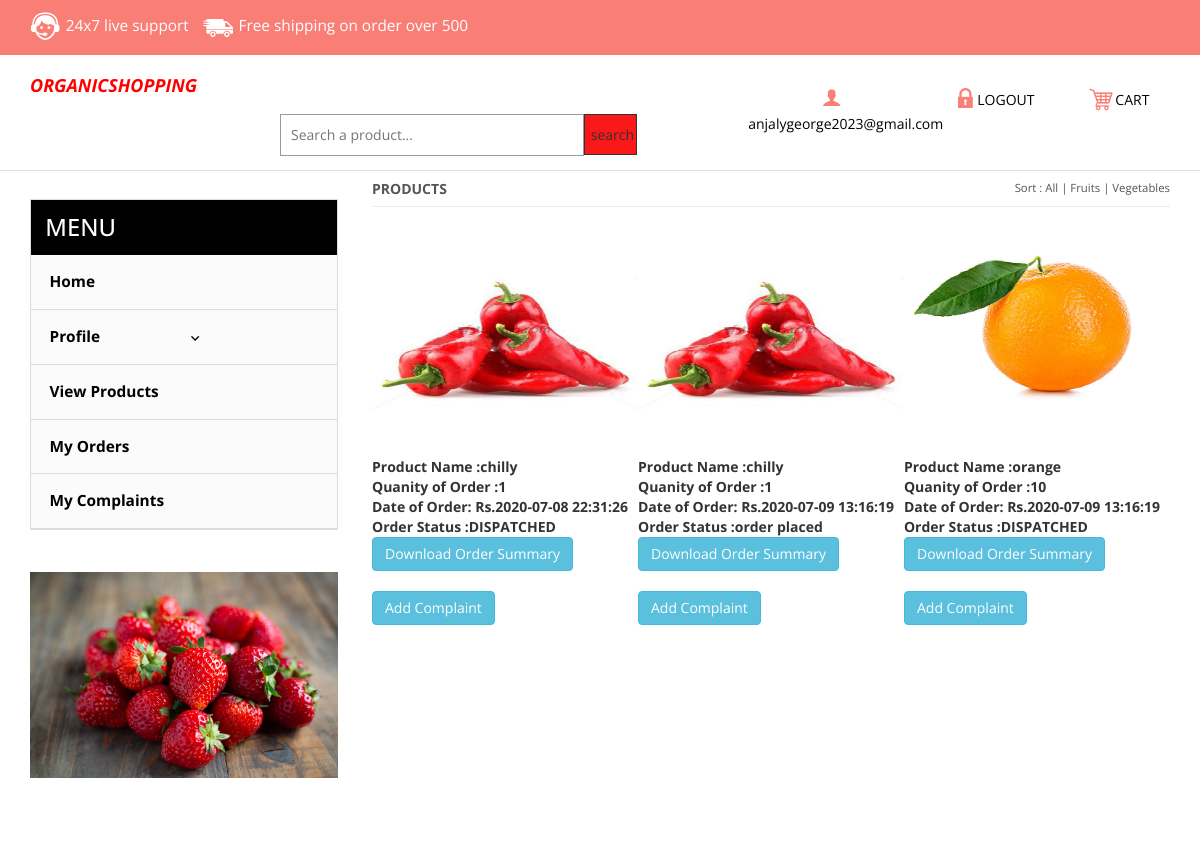
The page /customer_view_orders1.php (signed in) on the database its author committed.
### tables this page shows
CREATE TABLE `tbl_customer_order` (
  `customer_order_id` int(10) NOT NULL,
  `email` varchar(30) NOT NULL,
  `stock_product_id` int(10) NOT NULL,
  `delv_adres_id` int(10) NOT NULL,
  `purchase_qty` int(10) NOT NULL,
  `purchase_price` decimal(10,0) NOT NULL,
  `order_date` datetime NOT NULL,
  `delivery_date` date NOT NULL DEFAULT '0000-00-00',
  `status` varchar(15) NOT NULL,
  `otp` varchar(10) NOT NULL
);

CREATE TABLE `tbl_product` (
  `pid` int(11) NOT NULL,
  `rid` int(11) NOT NULL,
  `product_category_id` int(11) NOT NULL,
  `name` varchar(20) NOT NULL,
  `price` varchar(20) NOT NULL,
  `des` text NOT NULL,
  `qunty` float NOT NULL,
  `date` date NOT NULL,
  `image` varchar(20) NOT NULL DEFAULT 'blank.png',
  `picStatus` int(10) NOT NULL
);

### customer_view_orders1.php (the view, shortened to what this page needs)
<?php
if(isset($_SESSION['alogin'])){
	$mail=$_SESSION['alogin'];
?>
<?php
$con=mysqli_connect("localhost","root","","organic_shop_db")or die ("Couldnt connect");
$viewprod="select * FROM ((tbl_customer_order INNER JOIN tbl_product on tbl_customer_order.stock_product_id=tbl_product.pid )INNER JOIN tbl_customer_delv_address
 on tbl_customer_order.delv_adres_id=tbl_customer_delv_address.delv_adres_id and tbl_customer_order.email='$mail' )";
$d_seller_prod=mysqli_query($con,$viewprod);
?>
<!DOCTYPE html>
<html>
<head>
<link href="css/bootstrap.css" rel="stylesheet" type="text/css" media="all" />
<link href="css/style.css" rel="stylesheet" type="text/css" media="all" />
</head>
<body>
	<div class="header">
		<div class="top-header">
			<div class="container">
				<div class="top-header-left">
					<ul class="support">
						<li><a href="#"><label> </label></a></li>
						<li><a href="#">24x7 live<span class="live"> support</span></a></li>
					</ul>
					<ul class="support">
						<li class="van"><a href="#"><label> </label></a></li>
						<li><a href="#">Free shipping <span class="live">on order over 500</span></a></li>
					</ul>
					<div class="clearfix"> </div>
				</div>
					<div class="clearfix"> </div>
				</div>
			</div>
		</div>
		<div class="bottom-header">
			<div class="container">
				<div class="header-bottom-left">
					<div class="logo">
						<font size="4"><strong><i> <b><p style="color:red;">ORGANICSHOPPING </p> </b></i></strong></font>
					</div>
					<div class="w3l_search" style="margin-top:5px;margin-left:250px">
									<form action="search_prod_action.php" method="POST">
										<input type="text" name="product" id="product" placeholder="Search a product..." required>
										<input type="submit" name="search" id="search" value=" search">
									</form>
						</div>
					<div class="clearfix"> </div>
				</div>
				<div class="header-bottom-right">
						<div class="account"><a href="customer_profile.php"><span> </span><?php echo $mail?></a></div>
							<ul class="login">
								<li><a href="logout.php"><span> </span>LOGOUT</a></li>
							</ul>
						<div class="cart"><a href="cart_view.php"><span> </span>CART</a></div>
				</div>
				<div class="clearfix"> </div>
			</div>
		</div>
	<div class="container">
	<div class="women-product">
		<div class=" w_content">
			<div class="women">
				<a href="view_products.php"><b><h4>PRODUCTS <span></span> </b></h4></a>
				<ul class="w_nav">
					<li>Sort : </li>
					<li><a class="active" href="view_products.php">All</a></li> |
			     	<li><a  href="view_products_fruit.php">Fruits</a></li> |
			     	<li><a href="view_products_vegetables.php">Vegetables </a></li>
			     </ul>
			     <div class="clearfix"> </div>
			</div>
		</div>
		<div class="grid-product">
			  <?php while ($rowp=mysqli_fetch_array($d_seller_prod))
					{
						?>
		  <div class="  product-grid">
		  <form action="viewproduct.php" method="POST" name="prod" id="prod">
			<div class="content_box">
			   	<div class="left-grid-view grid-view-left">
			   	   	 <img src="uploads/products/<?php echo $rowp['image'] ?>"  class="img-responsive watch-right" alt="image"/style="width:300px;height:200px;">
				</div>
				   <b>
					<br>
					Product Name :<?php   echo $rowp['name'] ?> <br>
				       Quanity of Order :<?php   echo $rowp['purchase_qty'] ?> <br>
				    Date of Order:<style="color:red;">  Rs.<?php   echo $rowp['order_date'] ?> <br>
				    Order Status :<?php   echo $rowp['status'] ?></b><br>
<a href="html to pdf export/index.php ?customer_order_id=<?php echo $rowp['customer_order_id'];?>" class="btn btn-info">Download Order Summary </a><br><br>
<a href="add_comp.php ?customer_order_id=<?php echo $rowp['customer_order_id'];?>" class="btn btn-info">Add Complaint </a><br><br>
				 <br>
			   	</div>
              </div>
			  	<?php }
				?>
			<div class="clearfix"> </div>
		</div>
	</div>
	<div class="sub-cate">
				<div class=" top-nav rsidebar span_1_of_left">
					<h3 class="cate">MENU</h3>
		   <ul class="menu">
		 <ul class="kid-menu">
		<li><a href="customer_home.php"> Home</a></li>
		</ul>
		<li class="item2"><a href="#">Profile<img class="arrow-img " src="images/arrow1.png" alt=""/></a>
		</li>
		<ul class="kid-menu ">
				<li><a href="view_products.php">View Products</a></li>
				<li><a href="customer_view_orders1.php">My Orders</a></li>
				<li><a href="customer_complaints.php">My Complaints</a></li>
			</ul>
	</ul>
					</div>
	   		     		<img class="img-responsive chain" src="images/a.jpg" alt=" " />
			</div>
	<div class="clearfix"> </div>
</div>
</body>
</html>
<?php
}
else
{
	header('Location:login.php');
}
?>

### css/style.css (style rules this page uses)
body { background: #fff; font-family: 'Open Sans', sans-serif; }
body a { transition: 0.5s all; -webkit-transition: 0.5s all; -o-transition: 0.5s all; -ms-transition: 0.5s all; -moz-transition: 0.5s all; }
.top-header { background: #F97E76; padding: 0.7em 0; }
.top-header-left { float: left; }
ul.support { padding: 0 1em 0 0em; margin: 0; float: left; }
ul.support li { display: inline-block; }
ul.support li label { background: url(../images/img-sprite.png)-2px -27px; width: 32px; height: 30px; display:inline-block; vertical-align: middle; }
ul.support li.van a label { background-position: -46px -25px; }
ul.support li a { text-decoration:none; font-size: 1.1em; color: #fff; }
.bottom-header { border-bottom: 1px solid #ddd; padding: 0.7em 0 1em; }
.header-bottom-left { float: left; width: 55%; }
.logo { float:left; width: 27%; margin-top:9px; }
.header-bottom-right { float: right; width: 37%; text-align: center; padding-top:1.7em; }
.account,.cart { float:left; width:40%; }
.cart { width:24%; }
.account a span { background: url(../images/img-sprite.png)-117px -30px; width: 26px; height: 26px; display: inline-block; vertical-align: middle; }
.account a,.cart a ,ul.login li a { text-decoration:none; font-size: 1em; color: #000; }
.cart a span { background: url(../images/img-sprite.png) -172px -28px; width: 26px; height: 26px; display: inline-block; vertical-align: middle; }
ul.login { float:left; width:36%; margin:0; }
ul.login li { display:inline-block; }
ul.login li a span { background: url(../images/img-sprite.png) -143px -29px; width: 26px; height: 26px; display: inline-block; vertical-align: middle; }
h3.cate { color: #fff; font-size: 1.7em; padding: 0.6em ; background: #000; margin: 0; }
ul.kid-menu { display: block !important; }
.menu { width: auto; height: auto; padding: 0; list-style: none; margin: 0; background: #FBFBFC; }
ul { padding: 0; list-style: none; }
.menu > li > a { width: 100%; line-height: 3.5em; text-indent: 1.2em; display: block; position: relative; color: #000; font-size: 1.1em; text-decoration:none; border-bottom: 1px solid #ddd; font-weight:700; }
.menu ul li a { width: 100%; display: block; position: relative; font-size:1.1em; font-weight: 400; color: #000; text-decoration:none; border-bottom: 1px solid #ddd; font-weight:700; line-height: 3.5em; text-indent: 1.2em; }
.menu ul.kid-menu li a { border-bottom: none; }
ul.kid-menu { padding: 0; margin: 0; }
ul.kid-menu li { list-style: none; border-bottom: 1px solid #ddd; }
.arrow-img { padding: 0em 0em 0 6.5em; }
.sub-cate,.slide-grid { float: left; }
.top-nav { border: 1px solid #ddd; }
.sub-cate { width: 27%; margin: 2em 2em 0 0; }
.chain { margin: 0 auto; padding: 3em 0; }
.women-product,.account_grid,.register,.single_top,.main { width: 70%; float: right; }
.women { text-align: left; border-bottom: 1px solid #ebebeb; }
.women h4 { float:left; font-size:1em; text-transform:uppercase; color: #333333; }
.women h4 { color:#555555; }
.w_nav { float:right; color:#555555; font-size:0.8125em; padding:0.8em 0 0; list-style:none; margin: 0 }
.w_nav li { display: inline-block; }
.w_nav li a { display: block; color:#555555; text-transform:capitalize; }
.grid-product { display:block; margin: 2% 0; }
.product-grid { float: left; width: 33.333%; }
.left-grid-view { overflow: hidden; position: relative; margin-bottom: 1em; }
.grid-view-left img { -webkit-transition: all 0.3s ease-in-out; -moz-transition: all 0.3s ease-in-out; -o-transition: all 0.3s ease-in-out; -ms-transition: all 0.3s ease-in-out; transition: all 0.3s ease-in-out; margin: 0 auto; }
@media (max-width:1280px) { .arrow-img { padding: 0em 0em 0 5.5em; } }

### customer_view_orders1.php (style rules this page uses)
.w3l_search { float: left; width: 57%; margin:.1em 0 0em 10em; }
.w3l_search input[type="text"] { outline: none; padding: 10px; color: #212121; font-size: 14px; width: 85%; background: #fff; border: 1px solid #999; float: left; }
.w3l_search input[type="submit"] { outline: none; padding: 10px 0 9px; width: 15%; border: 1px solid; position: relative; background: #FA1818; }

### rows shown on the page
tbl_customer_order: stock_product.image (picture), stock_product.name "chilly", purchase_qty "1", order_date "2020-07-08 22:31:26", status "DISPATCHED"
tbl_customer_order: stock_product.image (picture), stock_product.name "chilly", purchase_qty "1", order_date "2020-07-09 13:16:19", status "order placed"
tbl_customer_order: stock_product.image (picture), stock_product.name "orange", purchase_qty "10", order_date "2020-07-09 13:16:19", status "DISPATCHED"

### other values the page prints
$mail "anjalygeorge2023@gmail.com"
